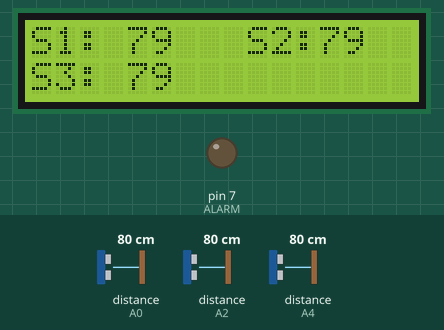
Bench run of a sketch on a simulated Arduino Uno, built with avr-gcc and run on an emulated ATmega328P. Shown: 16×2 character LCD, output pins drawn as LEDs (lit = HIGH). Wiring (inferred from the names in the program): 3 × ultrasonic range finder: trigger A1, echo A0 / trigger A3, echo A2 / trigger A5, echo A4. Dashed ring = blinking. The test bench sets the inputs (shaded band); at power-on: distance to the obstacle (sensors on A0, A2, A4) 80 cm. The echo pulse lasts 58.3 µs per cm; pins used as bus, display or sensor lines are not drawn; what the sketch prints to the serial monitor is not drawn.

Above: at 10.2 s.
10.3 s: distance to the obstacle (sensor on A0) set to 56 cm
At 11.6 s:
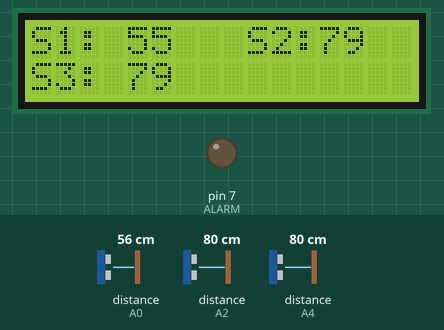
14.3 s: distance to the obstacle (sensor on A0) set to 46 cm
At 16.6 s:
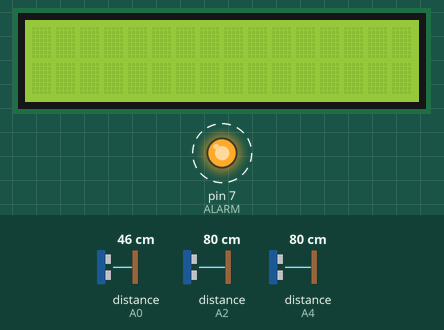
18.3 s: distance to the obstacle (sensor on A2) set to 2 cm
At 20.5 s:
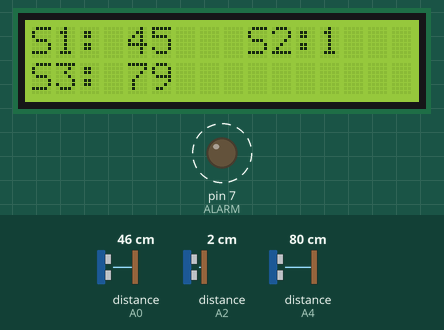
22.2 s: distance to the obstacle (sensor on A4) set to 2 cm
At 23.6 s:
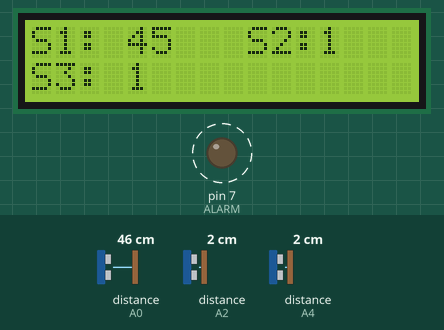
25.3 s: distance to the obstacle (sensor on A2) set to 4 cm
At 26.6 s:
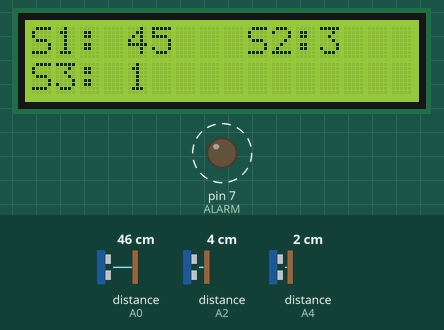
28.3 s: distance to the obstacle (sensor on A4) set to 4 cm
At 29.6 s:
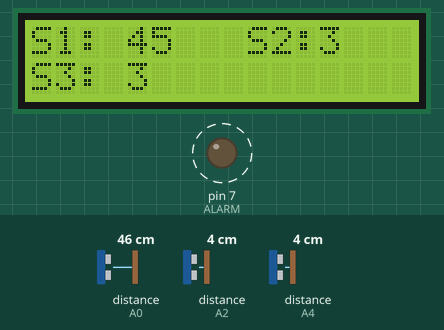
Timing chart, 0 to 32.3 s (numbered marks = the images above; inputs shaded):
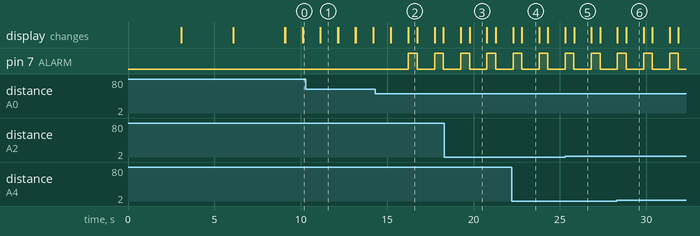

The sketch:

Multiple_Sensor.ino
```cpp
#include <LiquidCrystal.h>
LiquidCrystal lcd(8,9,10,11,12,13);
#define trigPin1 A1
#define echoPin1 A0
#define trigPin2 A3
#define echoPin2 A2
#define trigPin3 A5
#define echoPin3 A4
int ALARM = 7;
long duration, distance, FIRSTSensor,SECONDSensor,THIRDSensor;
void setup()
{
lcd.begin(16,2);
Serial.begin (9600);
lcd.clear();
pinMode(trigPin1, OUTPUT);
pinMode(echoPin1, INPUT);
pinMode(trigPin2, OUTPUT);
pinMode(echoPin2, INPUT);
pinMode(trigPin3, OUTPUT);
pinMode(echoPin3, INPUT);
pinMode(ALARM, OUTPUT);
digitalWrite(ALARM, LOW);
 lcd.setCursor(0,0);lcd.print("Interfacing ");
lcd.setCursor(0,1);lcd.print("of Multiple ");
delay(3000);lcd.clear();
lcd.setCursor(0,0);lcd.print("3 HC - SR04 ");
lcd.setCursor(0,1);lcd.print("Ultrasonic  ");
delay(3000);lcd.clear();
lcd.setCursor(0,0);lcd.print("SensorS With ");
lcd.setCursor(0,1);lcd.print("Arduino ");
delay(3000);lcd.clear();
}

void loop()
{
///////////////////////////////////////////////////////
SonarSensor(trigPin1, echoPin1);
FIRSTSensor = distance;
SonarSensor(trigPin2, echoPin2);
SECONDSensor = distance;
SonarSensor(trigPin3, echoPin3);
THIRDSensor = distance;
/////////////////////////////////////////////////////////////
digitalWrite(ALARM, LOW);
//////////////////////////////////////////////////////////////////////////////////////
Serial.print("S1:");Serial.println(FIRSTSensor); delayMicroseconds(10);
Serial.print("S2:");Serial.println(SECONDSensor);delayMicroseconds(10);
Serial.print("S3:");Serial.println(THIRDSensor); delayMicroseconds(10);
///////////////////////////////////////////////////////////////////////////////////////
lcd.setCursor(0,0);lcd.print("S1:");lcd.setCursor(4,0);lcd.print(FIRSTSensor);
lcd.setCursor(9,0);lcd.print("S2:");lcd.setCursor(12,0);lcd.print(SECONDSensor);
lcd.setCursor(0,1);lcd.print("S3:");lcd.setCursor(4,1);lcd.print(THIRDSensor);
delay(1000);lcd.clear();
///////////////////////////////////////////////////////
if((FIRSTSensor >= 10) & (FIRSTSensor <= 50))
{digitalWrite(ALARM, HIGH);delay(500);}
///////////////////////////////////////////////////////
if((SECONDSensor >= 10) & (SECONDSensor <= 50))
{digitalWrite(ALARM, HIGH);delay(500);}
///////////////////////////////////////////////////////
if((THIRDSensor >= 10) & (THIRDSensor <= 50))
{digitalWrite(ALARM, HIGH);delay(500);}
///////////////////////////////////////////////////////
}
/////////////////////////////////////////////////////////////////////////////////
void SonarSensor(int trigPin,int echoPin)
{
digitalWrite(trigPin, LOW);
delayMicroseconds(2);
digitalWrite(trigPin, HIGH);
delayMicroseconds(10);
digitalWrite(trigPin, LOW);
duration = pulseIn(echoPin, HIGH);
distance = (duration/2) / 29.1;
}
```

Measured:
- the behaviour switches between 52 and 51 cm on distance to the obstacle (sensor on A0) (found by bisection; images 1 and 2)
- after the input at 10.3 s, the display: first differs from a run without the input after 0.84 s (image 1)
- after the input at 14.3 s, pin 7 (ALARM): alternates HIGH for 0.51 s and LOW for 1.0 s, starting after 1.9 s; the display: first differs from a run without the input after 0.92 s (image 2 shows a later state)
- after the input at 18.3 s, the display: first differs from a run without the input after 1.5 s (image 3)
- after the input at 22.2 s, the display: first differs from a run without the input after 0.60 s (image 4)
- after the input at 25.3 s, the display: first differs from a run without the input after 0.52 s (image 5)
- after the input at 28.3 s, the display: first differs from a run without the input after 0.54 s (image 6)
